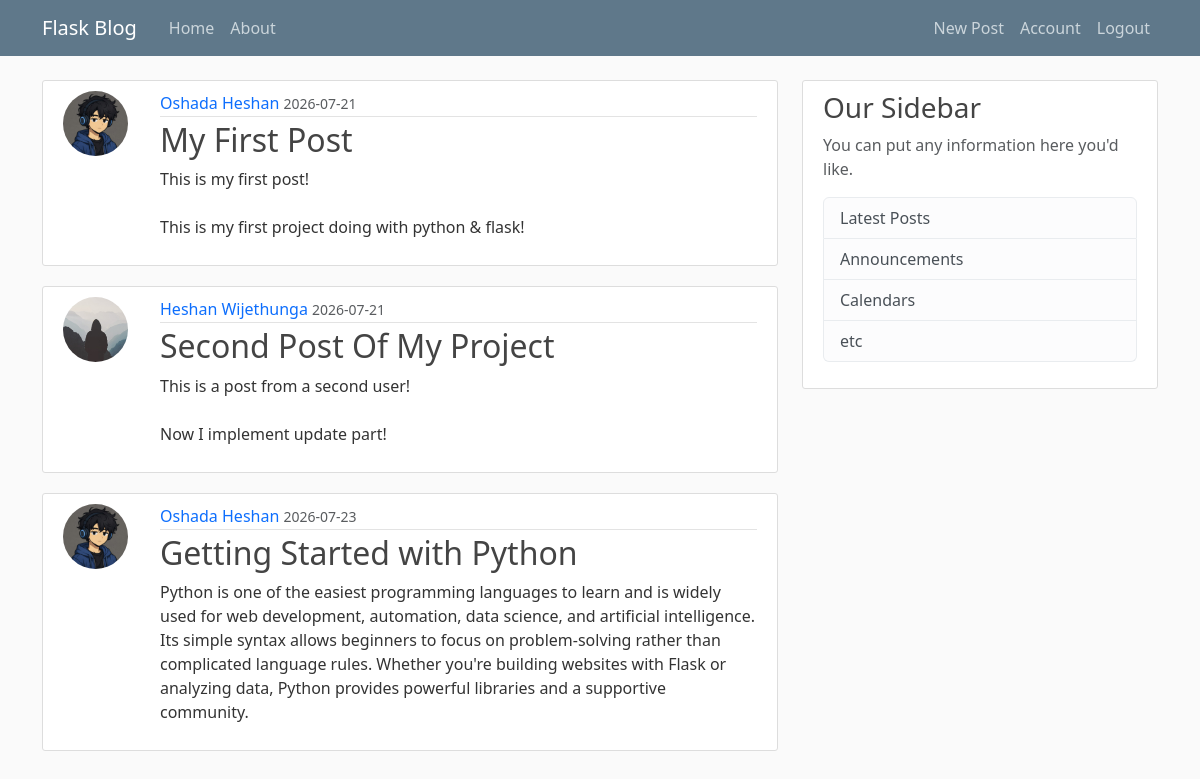
Screenshot of /home (signed in) with the database file from the repository.
### flaskblog/models.py (models this page shows, shortened)
class Post(db.Model):
    id = db.Column(db.Integer, primary_key=True)
    title = db.Column(db.String(100), nullable=False)
    date_posted = db.Column(db.DateTime, nullable=False, default=datetime.utcnow)
    content = db.Column(db.Text, nullable=False)
    user_id = db.Column(db.Integer, db.ForeignKey('user.id'), nullable=False)

class User(db.Model, UserMixin):
    id = db.Column(db.Integer, primary_key=True)
    username = db.Column(db.String(20), unique=True, nullable=False)
    email = db.Column(db.String(120), unique=True, nullable=False)
    image_file = db.Column(db.String(20), nullable=False, default='default.jpg')
    password = db.Column(db.String(60), nullable=False)
    posts = db.relationship('Post', backref='author', lazy=True)

### flaskblog/routes.py (the view)
@app.route("/")
@app.route("/home")
def home():
    page = request.args.get('page', 1, type=int)
    posts = Post.query.paginate(per_page=3, page=page)
    return render_template('home.html', posts=posts)

### flaskblog/models.py (called while the page is built)
@login_manager.user_loader
def load_user(user_id):
    return User.query.get(int(user_id))

### flaskblog/templates/home.html
{% extends "layout.html" %}
{% block content %}
    {% for post in posts.items %}
        <article class="content-section">
            <div class="post-container">
                <img class="rounded-circle article-img" src="{{ url_for('static', filename='profile_pics/' + post.author.image_file) }}" alt="Profile picture">
                <div class="post-content">
                    <div class="article-metadata">
                        <a class="author-name" href="#">{{ post.author.username }}</a>
                        <small class="text-muted">{{ post.date_posted.strftime('%Y-%m-%d') }}</small>
                    </div>
                    <h2><a class="article-title" href="{{ url_for('post', post_id=post.id) }}">{{ post.title }}</a></h2>
                    <p class="article-content">{{ post.content }}</p>
                </div>
            </div>
        </article>
    {% endfor %}
{% endblock content %}

### flaskblog/static/main.css (style rules this page uses)
body { background: #fafafa; color: #333333; margin-top: 5rem; }
h1, h2, h3, h4, h5, h6 { color: #444444; }
.content-section { background: #ffffff; padding: 10px 20px; border: 1px solid #dddddd; border-radius: 3px; margin-bottom: 20px; }
.post-container { display: flex; gap: 16px; align-items: flex-start; }
.post-content { flex: 1; }
.article-title { color: #444444; }
a.article-title { text-decoration: none; }
.article-content { white-space: pre-line; }
.article-img { height: 65px; width: 65px; margin-right: 16px; }
.article-metadata { padding-bottom: 1px; margin-bottom: 4px; border-bottom: 1px solid #e3e3e3 }
.article-metadata a { text-decoration: none; }

### rows the page displays
Post: image_file (picture), author.username "Oshada Heshan", date_posted "2026-07-21", title "My First Post", content "This is my first post! This is my first project doing with python & flask!"
Post: image_file (placeholder picture), author.username "Heshan Wijethunga", date_posted "2026-07-21", title "Second Post Of My Project", content "This is a post from a second user! Now I implement update part!"
Post: image_file (picture), author.username "Oshada Heshan", date_posted "2026-07-23", title "Getting Started with Python", content "Python is one of the easiest programming languages to learn and is widely used for web development, automation, data science, and artificial intelligence. Its simple syntax allows beginners to focus on problem-solving rather than complicated language rules. Whether you're building websites with Flask or analyzing data, Python provides powerful libraries and a supportive community."
